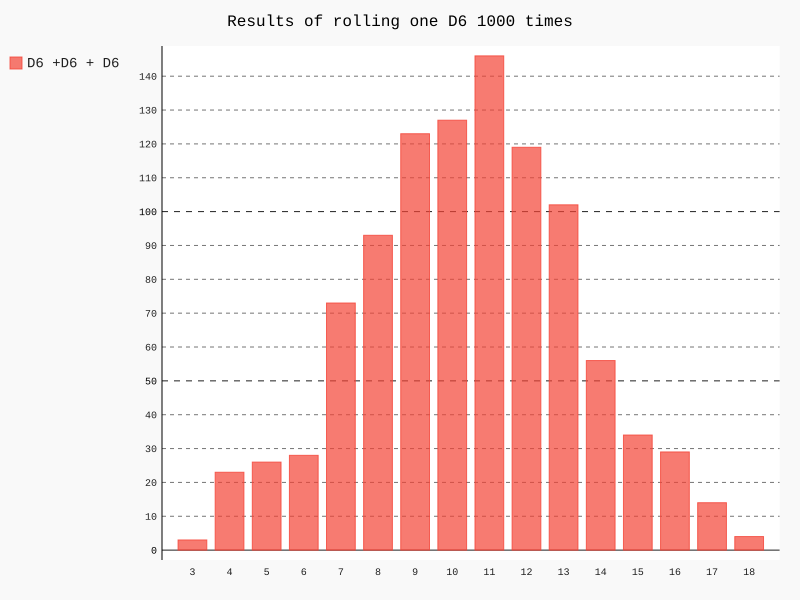

Reproduce this figure in Python.
# !/usr/bin/python3
# -*- coding: UTF-8 -*-

__author__ = 'joedd'

from die import Die
import pygal


# 将使用Python可视化包Pygal来生成可缩放的矢量图形文件
# 创建两个D6
die_1 = Die(6)
die_2 = Die(6)
die_3 = Die(6)


# 掷几次骰子，并将结果存储在一个列表中

#列表解析：自动生成这种列表的循环
results = [ die_1.roll() + die_2.roll() + die_3.roll()  for roll_num in range(1000)]

# 分析结果
# frequencies = []
max_result =  die_1.num_sides+die_2.num_sides + die_3.num_sides


frequencies = [ results.count(value) for value in range(3,max_result +1)]

print(frequencies)



#对结果进行可视化

hist = pygal.Bar()

hist.title = "Results of rolling one D6 1000 times"

hist.x_labels = ['3','4','5','6','7','8','9','10','11','12','13','14','15','16','17','18']
hist._x_title = "Result"
hist._y_title = "Frequency of request"

hist.add('D6 +D6 + D6',frequencies)

hist.render_to_file('die_visual3.svg')
